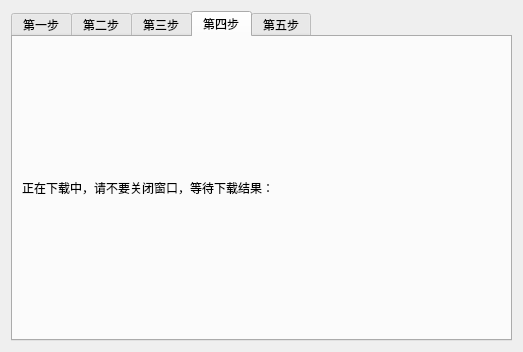
<?xml version="1.0" encoding="UTF-8"?>
<ui version="4.0">
 <class>Form</class>
 <widget class="QWidget" name="Form">
  <property name="geometry">
   <rect>
    <x>0</x>
    <y>0</y>
    <width>523</width>
    <height>352</height>
   </rect>
  </property>
  <property name="windowTitle">
   <string>相册下载</string>
  </property>
  <layout class="QVBoxLayout" name="verticalLayout">
   <item>
    <widget class="QTabWidget" name="tabWidget">
     <property name="currentIndex">
      <number>3</number>
     </property>
     <widget class="QWidget" name="tab_1">
      <attribute name="title">
       <string>第一步</string>
      </attribute>
      <layout class="QVBoxLayout" name="verticalLayout_2">
       <item>
        <widget class="QLabel" name="label1_1">
         <property name="text">
          <string>注意事项：</string>
         </property>
        </widget>
       </item>
       <item>
        <widget class="QTextBrowser" name="textBrowser1_1"/>
       </item>
       <item>
        <layout class="QHBoxLayout" name="horizontalLayout">
         <item>
          <widget class="QPushButton" name="pushButton1_1">
           <property name="sizePolicy">
            <sizepolicy hsizetype="Fixed" vsizetype="Fixed">
             <horstretch>0</horstretch>
             <verstretch>0</verstretch>
            </sizepolicy>
           </property>
           <property name="text">
            <string>确认已读，下一步</string>
           </property>
          </widget>
         </item>
        </layout>
       </item>
      </layout>
     </widget>
     <widget class="QWidget" name="tab_2">
      <attribute name="title">
       <string>第二步</string>
      </attribute>
      <layout class="QVBoxLayout" name="verticalLayout_3">
       <item>
        <widget class="QLabel" name="label2_1">
         <property name="text">
          <string>请选择相册存储文件夹：</string>
         </property>
        </widget>
       </item>
       <item>
        <layout class="QHBoxLayout" name="horizontalLayout_2">
         <item>
          <widget class="QLabel" name="label2_2">
           <property name="text">
            <string>文件路径：</string>
           </property>
          </widget>
         </item>
         <item>
          <widget class="QLineEdit" name="lineEdit2_1">
           <property name="enabled">
            <bool>false</bool>
           </property>
          </widget>
         </item>
         <item>
          <widget class="QPushButton" name="pushButton2_1">
           <property name="sizePolicy">
            <sizepolicy hsizetype="Fixed" vsizetype="Fixed">
             <horstretch>0</horstretch>
             <verstretch>0</verstretch>
            </sizepolicy>
           </property>
           <property name="text">
            <string>浏览</string>
           </property>
          </widget>
         </item>
        </layout>
       </item>
       <item>
        <widget class="QLabel" name="label2_3">
         <property name="text">
          <string>请输入以下信息：</string>
         </property>
        </widget>
       </item>
       <item>
        <layout class="QHBoxLayout" name="horizontalLayout_3">
         <item>
          <widget class="QLabel" name="label2_4">
           <property name="text">
            <string>QQ账号：</string>
           </property>
          </widget>
         </item>
         <item>
          <widget class="QLineEdit" name="lineEdit2_2"/>
         </item>
        </layout>
       </item>
       <item>
        <layout class="QHBoxLayout" name="horizontalLayout_4">
         <item>
          <widget class="QPushButton" name="pushButton2_2">
           <property name="sizePolicy">
            <sizepolicy hsizetype="Fixed" vsizetype="Fixed">
             <horstretch>0</horstretch>
             <verstretch>0</verstretch>
            </sizepolicy>
           </property>
           <property name="text">
            <string>确定</string>
           </property>
          </widget>
         </item>
        </layout>
       </item>
      </layout>
     </widget>
     <widget class="QWidget" name="tab_3">
      <attribute name="title">
       <string>第三步</string>
      </attribute>
      <layout class="QVBoxLayout" name="verticalLayout_5">
       <item>
        <layout class="QVBoxLayout" name="verticalLayout_4">
         <item>
          <widget class="QLabel" name="label3_1">
           <property name="text">
            <string>注意事项：</string>
           </property>
          </widget>
         </item>
         <item>
          <widget class="QTextBrowser" name="textBrowser3_1"/>
         </item>
         <item>
          <layout class="QHBoxLayout" name="horizontalLayout_5">
           <item>
            <widget class="QPushButton" name="pushButton3_1">
             <property name="text">
              <string>确认已读</string>
             </property>
            </widget>
           </item>
           <item>
            <widget class="QPushButton" name="pushButton3_2">
             <property name="text">
              <string>确认登录</string>
             </property>
            </widget>
           </item>
          </layout>
         </item>
        </layout>
       </item>
      </layout>
     </widget>
     <widget class="QWidget" name="tab_4">
      <attribute name="title">
       <string>第四步</string>
      </attribute>
      <layout class="QVBoxLayout" name="verticalLayout_6">
       <item>
        <widget class="QLabel" name="label4_1">
         <property name="text">
          <string>正在下载中，请不要关闭窗口，等待下载结果：</string>
         </property>
        </widget>
       </item>
      </layout>
     </widget>
     <widget class="QWidget" name="tab_5">
      <attribute name="title">
       <string>第五步</string>
      </attribute>
      <layout class="QVBoxLayout" name="verticalLayout_7">
       <item>
        <widget class="QLabel" name="label5_1">
         <property name="text">
          <string>下载结果：</string>
         </property>
        </widget>
       </item>
       <item>
        <widget class="QTextBrowser" name="textBrowser5_1"/>
       </item>
      </layout>
     </widget>
    </widget>
   </item>
  </layout>
 </widget>
 <resources/>
 <connections/>
</ui>
